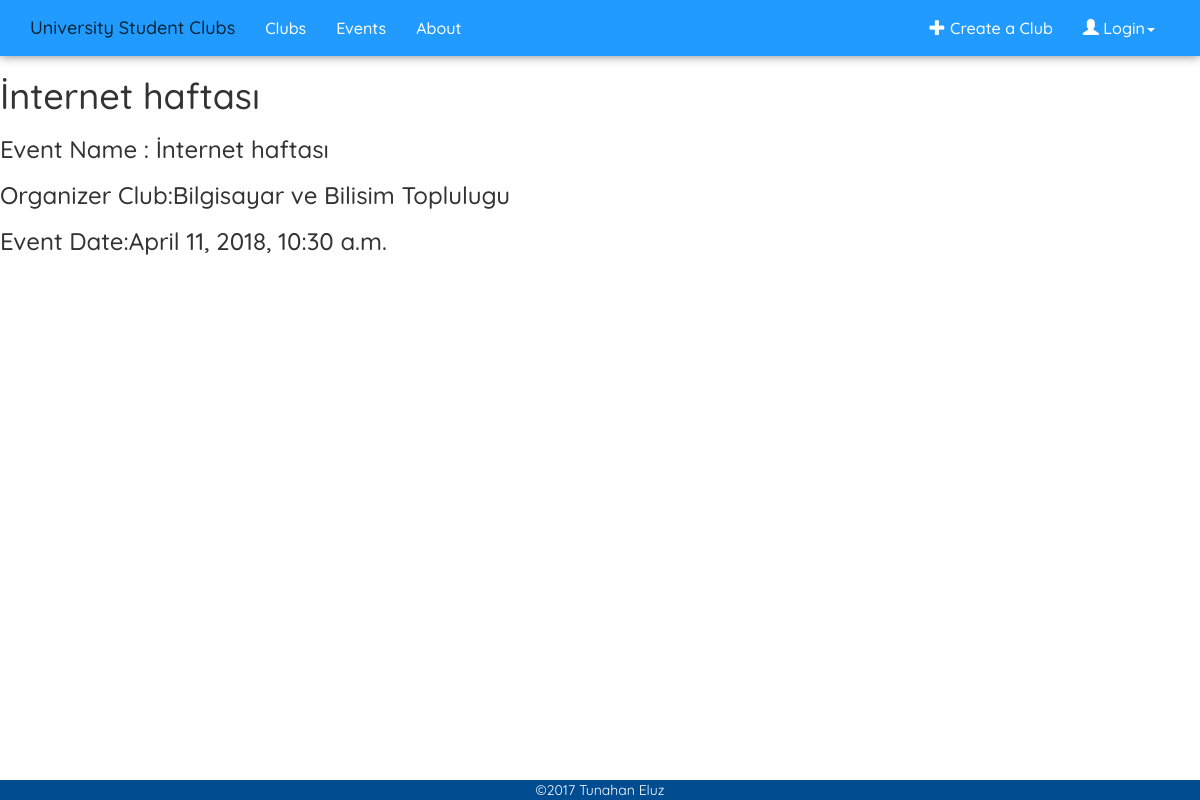
The app's page /events/1/ with its own data.
### Events/models.py (models this page shows)
class Event(models.Model):
    Event_Name = models.CharField(max_length=200)
    Event_Date = models.DateTimeField()
    Description = models.CharField(max_length=1000, blank=True ,null=True)
    Event_venue = models.CharField(max_length=200, blank=True ,null=True)
    Event_Poster = models.CharField(max_length=1000, blank=True ,null=True)
    Event_Speaker= models.CharField(max_length=200, blank=True ,null=True)
    Organizer_Club = models.ForeignKey(Club, on_delete=models.CASCADE)
    def __str__(self):
        return self.Event_Name

### Sclubs/models.py (models this page shows)
class Club(models.Model):
    University = models.ForeignKey(University , on_delete=models.CASCADE)
    Chairman = models.CharField(max_length=50)
    Vice_Chairman = models.CharField(max_length=50)
    Genre = models.CharField(max_length=50)
    Club_email = models.CharField(max_length=100)
    Club_Logo = models.CharField(max_length=1000)
    Club_Name = models.CharField(max_length=200)
    def __str__(self):
        return self.Club_Name

### Events/views.py (the view)
# urls.py: url(r'^(?P<event_id>[0-9])/$', views.detail, name='event_detail'),
def detail(request, event_id):
    try:
        event = Event.objects.get(pk=event_id)
    except Event.DoesNotExist:
        raise Http404("Club does not exist")
    return render(request, 'Events/detail.html', {'event': event})

### templates/Events/detail.html (shortened to what this page needs)
{% extends "base.html" %}
{% block content %}
<h1>{{ event }}</h1>
<h3>Event Name : {{ event.Event_Name }}</h3>
<h3>Organizer Club:{{ event.Organizer_Club }}</h3>
<h3>Event Date:{{ event.Event_Date }}</h3>
{% endblock %}

### static/Sclubs/style.css (style rules this page uses)
html, body { font-family: 'Quicksand', serif; }
body { position: relative; min-height: 100vh; margin-bottom: -25px; padding-bottom: 25px; }

### records on screen
Event: Event_Name "İnternet haftası", Organizer_Club "Bilgisayar ve Bilisim Toplulugu", Event_Date "April 11, 2018, 10:30 a.m."
